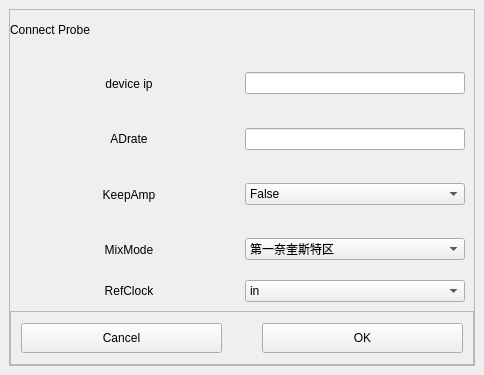
<?xml version="1.0" encoding="UTF-8"?>
<ui version="4.0">
 <class>Form</class>
 <widget class="QWidget" name="Form">
  <property name="geometry">
   <rect>
    <x>0</x>
    <y>0</y>
    <width>484</width>
    <height>375</height>
   </rect>
  </property>
  <property name="windowTitle">
   <string>Form</string>
  </property>
  <layout class="QVBoxLayout" name="verticalLayout">
   <property name="leftMargin">
    <number>9</number>
   </property>
   <property name="topMargin">
    <number>9</number>
   </property>
   <property name="rightMargin">
    <number>9</number>
   </property>
   <property name="bottomMargin">
    <number>9</number>
   </property>
   <item>
    <widget class="QFrame" name="frame">
     <property name="frameShape">
      <enum>QFrame::StyledPanel</enum>
     </property>
     <property name="frameShadow">
      <enum>QFrame::Raised</enum>
     </property>
     <layout class="QVBoxLayout" name="verticalLayout_2">
      <property name="spacing">
       <number>0</number>
      </property>
      <property name="leftMargin">
       <number>0</number>
      </property>
      <property name="topMargin">
       <number>0</number>
      </property>
      <property name="rightMargin">
       <number>0</number>
      </property>
      <property name="bottomMargin">
       <number>0</number>
      </property>
      <item>
       <widget class="QWidget" name="widget" native="true">
        <property name="minimumSize">
         <size>
          <width>0</width>
          <height>40</height>
         </size>
        </property>
        <property name="maximumSize">
         <size>
          <width>16777215</width>
          <height>40</height>
         </size>
        </property>
        <layout class="QHBoxLayout" name="horizontalLayout_4">
         <property name="spacing">
          <number>0</number>
         </property>
         <property name="leftMargin">
          <number>0</number>
         </property>
         <property name="topMargin">
          <number>0</number>
         </property>
         <property name="rightMargin">
          <number>0</number>
         </property>
         <property name="bottomMargin">
          <number>0</number>
         </property>
         <item>
          <widget class="QLabel" name="label">
           <property name="styleSheet">
            <string notr="true">font: 11pt &quot;Arial&quot;;</string>
           </property>
           <property name="text">
            <string>Connect Probe</string>
           </property>
          </widget>
         </item>
        </layout>
       </widget>
      </item>
      <item>
       <widget class="QWidget" name="widget_2" native="true">
        <layout class="QVBoxLayout" name="verticalLayout_3">
         <property name="spacing">
          <number>0</number>
         </property>
         <property name="leftMargin">
          <number>0</number>
         </property>
         <property name="topMargin">
          <number>0</number>
         </property>
         <property name="rightMargin">
          <number>0</number>
         </property>
         <property name="bottomMargin">
          <number>0</number>
         </property>
         <item>
          <widget class="QWidget" name="widget_3" native="true">
           <layout class="QGridLayout" name="gridLayout">
            <item row="0" column="0">
             <widget class="QLabel" name="label_2">
              <property name="sizePolicy">
               <sizepolicy hsizetype="Expanding" vsizetype="Expanding">
                <horstretch>0</horstretch>
                <verstretch>0</verstretch>
               </sizepolicy>
              </property>
              <property name="maximumSize">
               <size>
                <width>16777215</width>
                <height>16777215</height>
               </size>
              </property>
              <property name="styleSheet">
               <string notr="true">font: 10pt &quot;Arial&quot;;</string>
              </property>
              <property name="text">
               <string>device ip</string>
              </property>
              <property name="textFormat">
               <enum>Qt::AutoText</enum>
              </property>
              <property name="alignment">
               <set>Qt::AlignCenter</set>
              </property>
             </widget>
            </item>
            <item row="0" column="1">
             <widget class="QLineEdit" name="ipaddr"/>
            </item>
            <item row="1" column="0">
             <widget class="QLabel" name="label_3">
              <property name="sizePolicy">
               <sizepolicy hsizetype="Expanding" vsizetype="Expanding">
                <horstretch>0</horstretch>
                <verstretch>0</verstretch>
               </sizepolicy>
              </property>
              <property name="styleSheet">
               <string notr="true">font: 10pt &quot;Arial&quot;;</string>
              </property>
              <property name="text">
               <string>ADrate</string>
              </property>
              <property name="alignment">
               <set>Qt::AlignCenter</set>
              </property>
             </widget>
            </item>
            <item row="1" column="1">
             <widget class="QLineEdit" name="ADrate"/>
            </item>
            <item row="2" column="0">
             <widget class="QLabel" name="label_4">
              <property name="sizePolicy">
               <sizepolicy hsizetype="Expanding" vsizetype="Expanding">
                <horstretch>0</horstretch>
                <verstretch>0</verstretch>
               </sizepolicy>
              </property>
              <property name="styleSheet">
               <string notr="true">font: 10pt &quot;Arial&quot;;</string>
              </property>
              <property name="text">
               <string>KeepAmp</string>
              </property>
              <property name="alignment">
               <set>Qt::AlignCenter</set>
              </property>
             </widget>
            </item>
            <item row="3" column="0">
             <widget class="QLabel" name="label_5">
              <property name="sizePolicy">
               <sizepolicy hsizetype="Expanding" vsizetype="Expanding">
                <horstretch>0</horstretch>
                <verstretch>0</verstretch>
               </sizepolicy>
              </property>
              <property name="styleSheet">
               <string notr="true">font: 10pt &quot;Arial&quot;;</string>
              </property>
              <property name="text">
               <string>MixMode</string>
              </property>
              <property name="alignment">
               <set>Qt::AlignCenter</set>
              </property>
             </widget>
            </item>
            <item row="4" column="0">
             <widget class="QLabel" name="label_6">
              <property name="styleSheet">
               <string notr="true">font: 10pt &quot;Arial&quot;;</string>
              </property>
              <property name="text">
               <string>RefClock</string>
              </property>
              <property name="alignment">
               <set>Qt::AlignCenter</set>
              </property>
             </widget>
            </item>
            <item row="4" column="1">
             <widget class="QComboBox" name="RefClock">
              <item>
               <property name="text">
                <string>in</string>
               </property>
              </item>
              <item>
               <property name="text">
                <string>out</string>
               </property>
              </item>
             </widget>
            </item>
            <item row="3" column="1">
             <widget class="QComboBox" name="MixMode">
              <item>
               <property name="text">
                <string>第一奈奎斯特区</string>
               </property>
              </item>
              <item>
               <property name="text">
                <string>第二奈奎斯特区</string>
               </property>
              </item>
             </widget>
            </item>
            <item row="2" column="1">
             <widget class="QComboBox" name="KeepAmp">
              <item>
               <property name="text">
                <string>False</string>
               </property>
              </item>
              <item>
               <property name="text">
                <string>True</string>
               </property>
              </item>
             </widget>
            </item>
           </layout>
          </widget>
         </item>
         <item>
          <widget class="QWidget" name="widget_4" native="true">
           <property name="minimumSize">
            <size>
             <width>0</width>
             <height>54</height>
            </size>
           </property>
           <property name="maximumSize">
            <size>
             <width>16777215</width>
             <height>54</height>
            </size>
           </property>
           <layout class="QHBoxLayout" name="horizontalLayout_2">
            <property name="spacing">
             <number>0</number>
            </property>
            <property name="leftMargin">
             <number>0</number>
            </property>
            <property name="topMargin">
             <number>0</number>
            </property>
            <property name="rightMargin">
             <number>0</number>
            </property>
            <property name="bottomMargin">
             <number>0</number>
            </property>
            <item>
             <widget class="QFrame" name="frame_5">
              <property name="maximumSize">
               <size>
                <width>16777215</width>
                <height>16777215</height>
               </size>
              </property>
              <property name="frameShape">
               <enum>QFrame::StyledPanel</enum>
              </property>
              <property name="frameShadow">
               <enum>QFrame::Raised</enum>
              </property>
              <layout class="QHBoxLayout" name="horizontalLayout">
               <property name="spacing">
                <number>0</number>
               </property>
               <property name="leftMargin">
                <number>0</number>
               </property>
               <property name="topMargin">
                <number>0</number>
               </property>
               <property name="rightMargin">
                <number>0</number>
               </property>
               <property name="bottomMargin">
                <number>0</number>
               </property>
               <item>
                <widget class="QPushButton" name="Cancel">
                 <property name="minimumSize">
                  <size>
                   <width>0</width>
                   <height>30</height>
                  </size>
                 </property>
                 <property name="styleSheet">
                  <string notr="true">margin-right:20px;
margin-left:10px;</string>
                 </property>
                 <property name="text">
                  <string>Cancel</string>
                 </property>
                </widget>
               </item>
               <item>
                <widget class="QPushButton" name="OK">
                 <property name="minimumSize">
                  <size>
                   <width>0</width>
                   <height>30</height>
                  </size>
                 </property>
                 <property name="styleSheet">
                  <string notr="true">margin-left:20px;
margin-right:10px;</string>
                 </property>
                 <property name="text">
                  <string>OK</string>
                 </property>
                </widget>
               </item>
              </layout>
             </widget>
            </item>
           </layout>
          </widget>
         </item>
        </layout>
       </widget>
      </item>
     </layout>
    </widget>
   </item>
  </layout>
 </widget>
 <tabstops>
  <tabstop>ipaddr</tabstop>
  <tabstop>ADrate</tabstop>
  <tabstop>KeepAmp</tabstop>
  <tabstop>MixMode</tabstop>
  <tabstop>RefClock</tabstop>
  <tabstop>Cancel</tabstop>
  <tabstop>OK</tabstop>
 </tabstops>
 <resources/>
 <connections/>
</ui>
